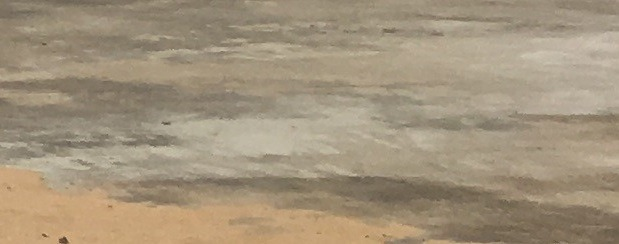
#> input picture lane_segmentation/sample_test_negative.jpg, 619 x 244 px, found by its file name
$ python visualization.py
#> lines starting #> are read from the running program, lines starting #| are printed output that depends on the picture
#!/usr/bin/env python2
# -*- coding: utf-8 -*-
"""
Created on Tue Jun  2 11:29:17 2020

@author: ros
"""


import matplotlib.pyplot as plt
from mpl_toolkits.mplot3d import Axes3D
import cv2

#read image
img = cv2.imread('sample_test_negative.jpg')
#> img is the input picture: shape (244, 619, 3); mean B, G, R 123.8, 147.2, 162.3
img = cv2.resize(img, (0,0), fx=0.1, fy=0.1)
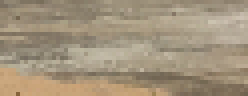
#> img: shape (24, 62, 3) (shown 4 times larger); mean B, G, R 124.4, 147.7, 162.5

#convert from BGR to RGB
img = cv2.cvtColor(img, cv2.COLOR_BGR2HSV)
#> img: shape (24, 62, 3); mean H, S, V 18.6, 59.5, 162.5

#get rgb values from image to 1D array
h, s, v = cv2.split(img)
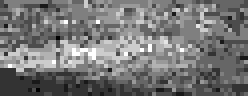
#> h: shape (24, 62) (shown 4 times larger); min 14, max 24, mean 18.6; drawn with min black and max white
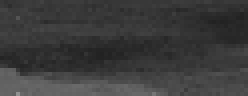
#> s: shape (24, 62) (shown 4 times larger); min 33, max 144, mean 59.5
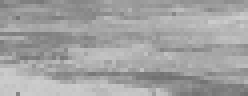
#> v: shape (24, 62) (shown 4 times larger); min 111, max 204, mean 162.5
h = h.flatten()
#> h = 1488 values, max 24 at index 326, min 14 at index 572, mean 18.64
s = s.flatten()
#> s = 1488 values, max 144 at index 1430, min 33 at index 308, mean 59.54
v = v.flatten()
#> v = 1488 values, max 204 at index 308, min 111 at index 1487, mean 162.5

#plotting
fig = plt.figure()
ax = Axes3D(fig)
ax.scatter(h, s, v)
plt.show()
